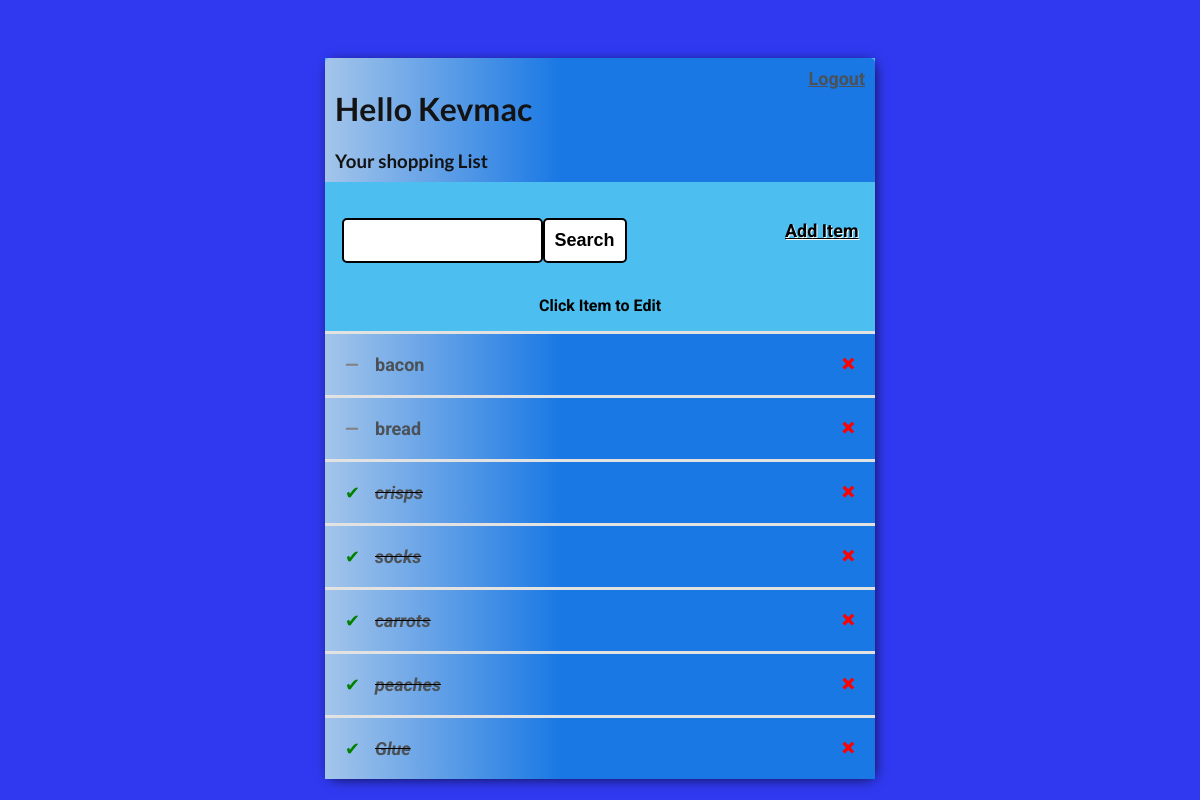
Before: / (signed in) with the older database file.
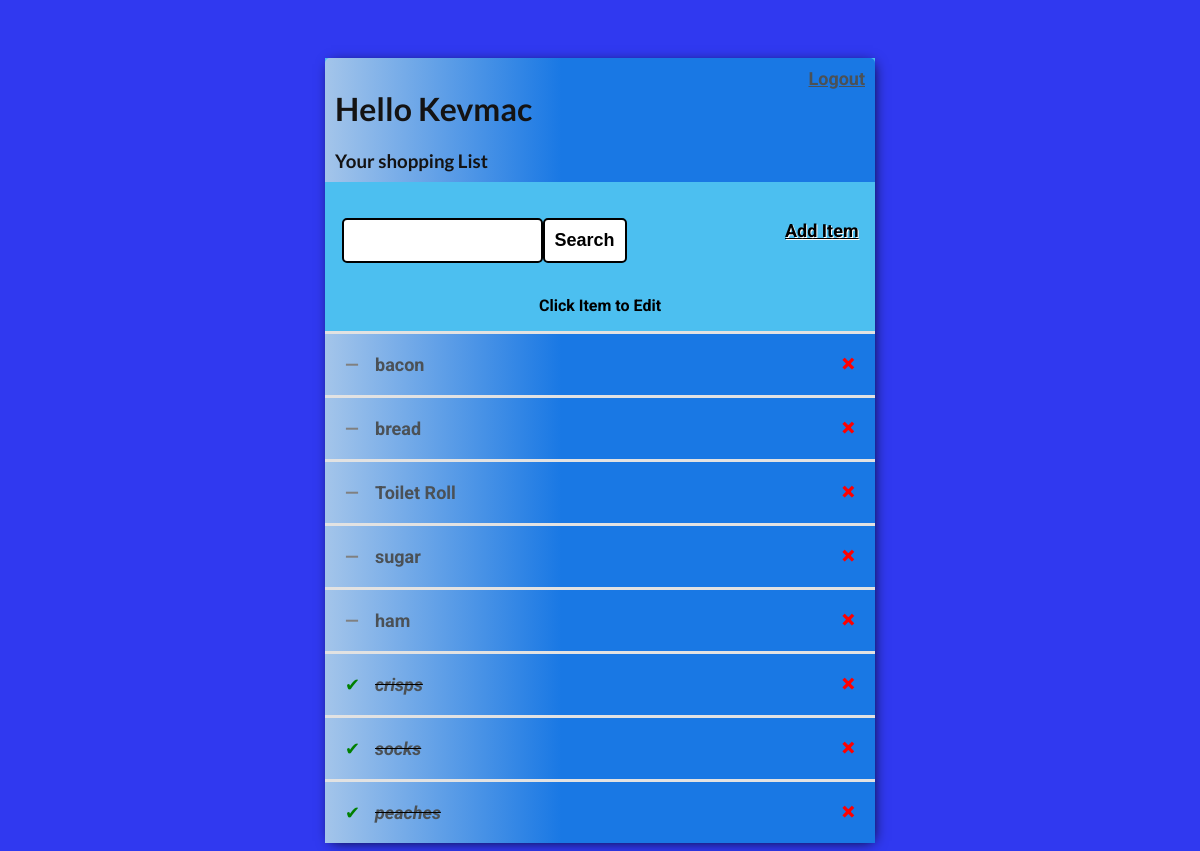
After: the same page with the newer database file.
### shop_app/models.py (models this page shows)
class Task(models.Model):
    user = models.ForeignKey(User, on_delete=models.CASCADE, null=True,
                             blank=True)
    title = models.CharField(max_length=100)
    description = models.TextField(null=True, blank=True)
    complete = models.BooleanField(default=False)
    created = models.DateTimeField(auto_now_add=True)
    def __str__(self):
        return self.title
    class Meta:
        ordering = ['complete']

### shop_app/views.py (the view)
# urls.py: path('', TaskList.as_view(), name='tasks'),
class TaskList(LoginRequiredMixin, ListView):
    model = Task
    context_object_name = 'tasks'
    def get_context_data(self, **kwargs):
        context = super().get_context_data(**kwargs)
        context['tasks'] = context['tasks'].filter(user=self.request.user)
        search_input = self.request.GET.get('Search-field') or ''
        if search_input:
            context['tasks'] = context['tasks'].filter(
                title__istartswith=search_input)
        context['search_input'] = search_input
        return context

### shop_app/templates/shop_app/task_list.html (shortened to what this page needs)
<!DOCTYPE html>
<html lang="en">
<head>
</head>
{% extends 'shop_app/main.html' %}
{% block content %}
<header>
<div class="header-bar">
    <div>
        <h1>Hello {{request.user|title}}</h1>
        <h3 style="margin:0">Your shopping List</h3>
    </div>
{% if request.user.is_authenticated %}
<a style="font-size: large" href="{% url 'logout' %}">Logout</a>
{% else %}
<a style="font-size: large" href="{% url 'login' %}">Login</a>
{% endif %}
</div>
</header>
<main>
<div id="search-add-wrapper">
    <form method="GET" style="margin-top: 20px; display:flex">
        <input type="text" name='Search-field' aria-label="Search" value="{{search_input}}">
        <input class="button" type="submit" value='Search' id="search-button" name="search-button">
    </form>
    <a id="add-link" href="{% url 'create-item' %}"> Add Item </a>
</div>
<p style="text-align:center; font-weight: bold; color: black" >Click Item to Edit</p>
<div class="shop-items-wrapper">
    {% for task in tasks %}
        <div class="item-wrapper">
            {% if task.complete %}
            <div class="item-title">
                <div class="item-complete-icon">&#10004;</div>
                <i><s><a href="{% url 'edit-item' task.id %}">{{task}}</a></s></i>
            </div>
            <a title="Remove Item" class="remove-item" href="{% url 'remove-item' task.id %}">&#215;</a>
            {% else %}
            <div class="item-title">
                <div class="item-incomplete-icon">&#8212;</div>
                <a href="{% url 'edit-item' task.id %}">{{task}}</a>
            </div>
            <a title="Remove Item" class="remove-item" href="{% url 'remove-item' task.id %}">&#215;</a>
            {% endif %}
        </div>
        {% empty %}
        <h3>No more items in Shopping List</h3>
        {% endfor %}
</div>
</main>
</html>
{% endblock content %}

### shop_app/templates/shop_app/main.html (shortened to what this page needs)
<!DOCTYPE html>
<html lang="en">
<head>
</head>
<body>
    <div class="container">
        {%  block content  %}
        {%  endblock content  %}
</body>
</html>

### shop_app/templates/shop_app/main.html (style rules this page uses)
body { background-color: rgb(48, 57, 240); font-family: 'Roboto', sans-serif; padding-top: 50px; }
h1, h2, h3, h4, h5, h6 { font-family: 'Lato', sans-serif; }
a, p { color: #4b5156; font-weight: bolder; }
.container { max-width: 550px; margin: auto; background-color: #4cbff0; -webkit-box-shadow: 2px 2px 13px -4px rgba(0, 0, 0, 1); box-shadow: 2px 2px 13px -4px rgba(0, 0, 0, 1); }
.header-bar { display:flex; justify-content: space-between; color:#141313; padding: 10px; border-radius: 5px 5px 0 0; background: linear-gradient(90deg, #a4c5ea 0%, #1978e4 43%, #1978e4 100%); }
.item-wrapper { display: flex; align-items: center; justify-content: space-between; padding: 20px; background: linear-gradient(90deg, #a4c5ea 0%, #1978e4 43%, #1978e4 100%); border-top: 3px solid rgb(226, 226, 226); }
.item-title { display: flex; font-size: large; }
.item-title a { text-decoration: none; color: #4b5156; margin-left: 10px; }
.item-complete-icon { height: 20px; width: 20px; color: green; }
.item-incomplete-icon { height: 20px; width: 20px; color: grey; font-weight: bold; }
.remove-item { text-decoration: none; font-weight: 900; color: red; font-size: 25px; line-height: 0; }
#search-add-wrapper { display: flex; justify-content: space-between; align-items: center; padding: 3%; }
#add-link { color: black; text-decoration: none; font-weight:700; text-shadow: 1px 1px white; text-decoration-line: underline; font-size: large; }
input[type=text], input[type=password], textarea { border: 2px solid black; border-radius: 5px; padding: 10px; width: 90%; }
.button { border: 2px solid black; background-color: white; color: black; padding: 10px; font-size: 14px; border-radius: 5px; cursor: pointer; text-decoration: none; font-weight: bolder; font-size: large; }

Changed rows visible on the page:
removed Task: title "carrots"
removed Task: title "Glue"
added Task: title "Toilet Roll"
added Task: title "sugar"
added Task: title "ham"
